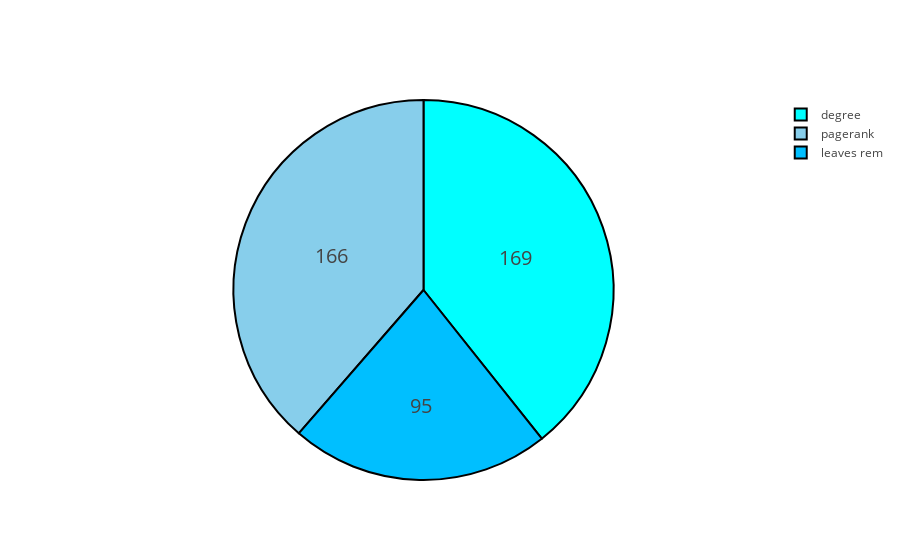

Write notebook code for a chart like this one.
### Markdown cell above
### Size= 1000

### Code cell
graph_size=[100,200,300,400,500,600,700,800,900,1000,1500,2000,2500,3000,4000,5000,10000]
victories_1000_ba={}
victories_1000_ba['leaves rem']=0
victories_1000_ba['pagerank']=0
victories_1000_ba['degree']=0

for N in [1000]:
    results_rl=[]
    start_time=time.time()
    for i in range(0,500):
        ba=nx.barabasi_albert_graph(N,1)
        #LEAVES REMOVAL TIME
        rl=rem2(ba)
        if rl==0:
            victories_1000_ba['leaves rem']+=1 
        #PAGERANK TIME
        pr_list=nx.pagerank(ba)
        pr=max(pr_list.iteritems(), key=operator.itemgetter(1))[0]
        if pr==0:
            victories_1000_ba['pagerank']+=1
        #DEGREE TIME
        dc_list=nx.degree_centrality(ba)
        list_maximum=[]
        center=max(dc_list.iteritems(), key=operator.itemgetter(1))[1]
        for i in range(N):
                if dc_list[i]==center:
                    list_maximum.append([i,dc_list[i]])
        pair=random.choice(list_maximum)
        if pair[0]==0:
            victories_1000_ba['degree']+=1
labels=[]
values=[]
colors = ['azure', 'skyblue', 'aqua']
for key, value in victories_1000_ba.iteritems() :
    labels.append(key)
    values.append(value)



trace = go.Pie(labels=labels, values=values,
               hoverinfo='label+percent', textinfo='value', 
               textfont=dict(size=20),
               marker=dict(colors=colors2, 
                           line=dict(color='#000000', width=2)))

iplot([trace], filename='styled_pie_chart')

### Figure 1 — Plotly figure (JSON) as saved in the notebook; plotly's stock layout.template omitted (floating-point values rounded to 4 significant figures)
{"data": [{"hoverinfo": "label+percent", "labels": ["leaves rem", "pagerank", "degree"], "marker": {"colors": ["deepskyblue", "skyblue", "aqua"], "line": {"color": "#000000", "width": 2}}, "textfont": {"size": 20}, "textinfo": "value", "type": "pie", "values": [95, 166, 169]}], "layout": {}}
